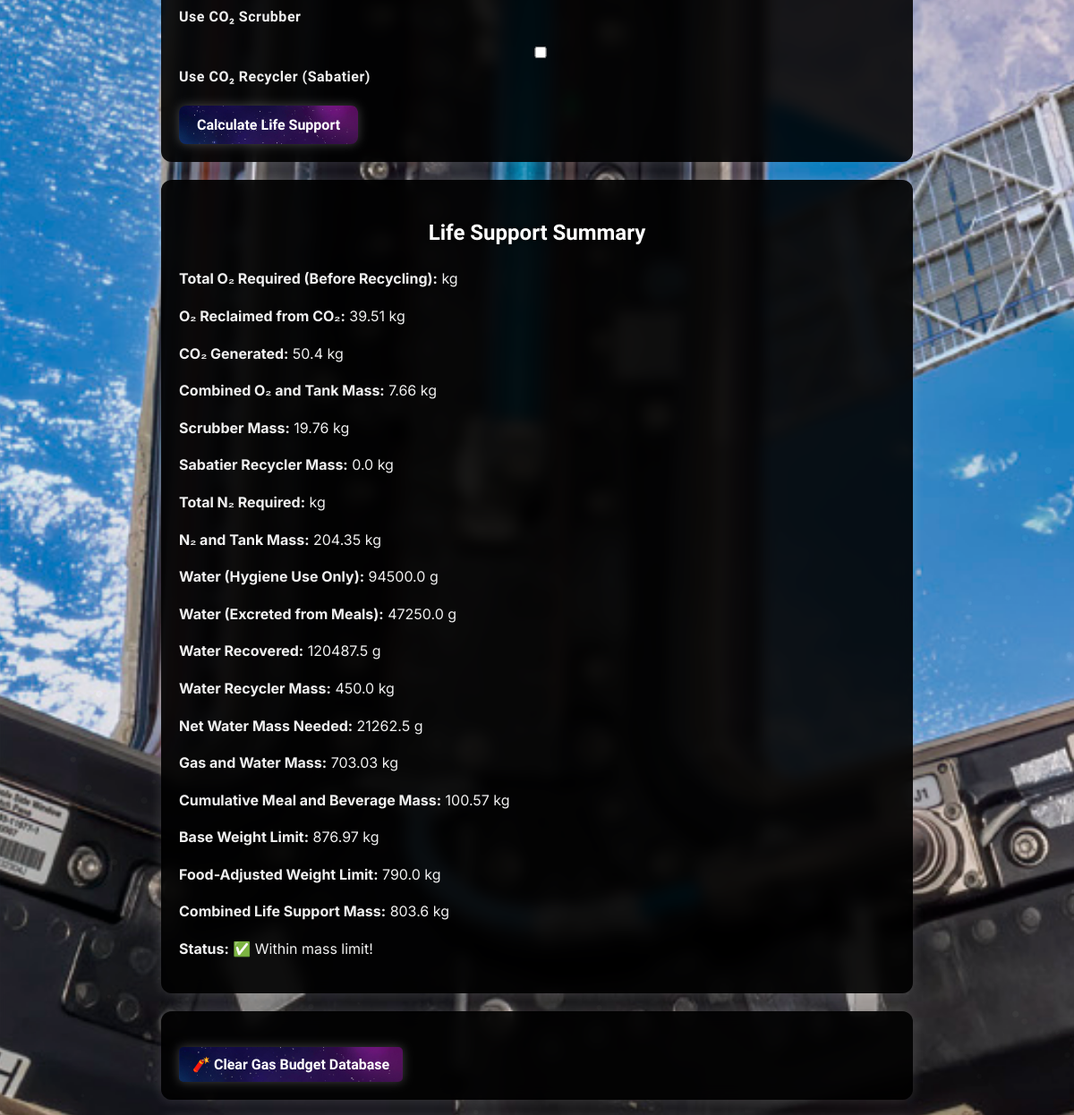
Before: / (middle part) with the older database file.
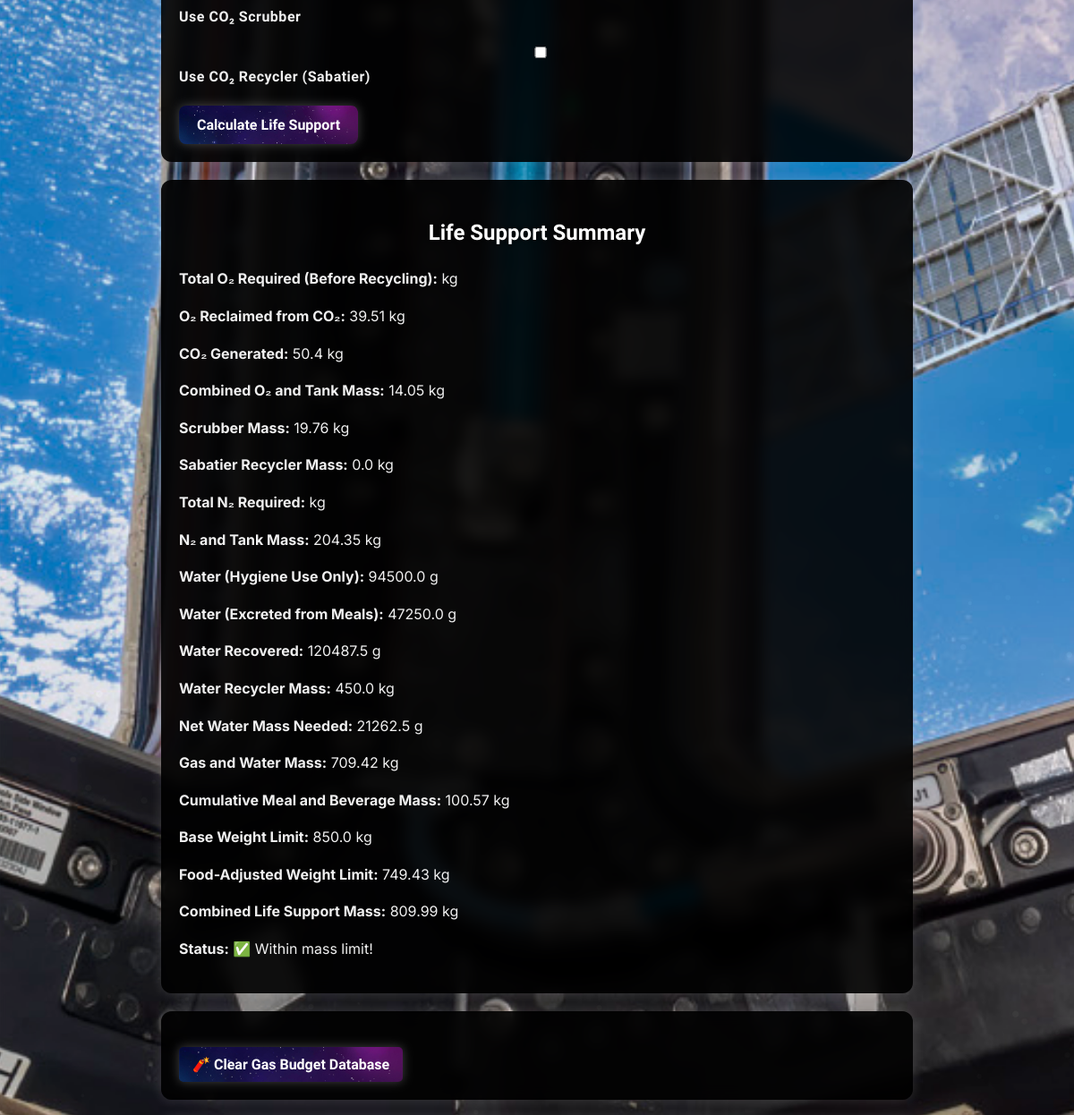
After: the same page with the newer database file.
### tables this page shows
CREATE TABLE gas_masses (
            id INTEGER PRIMARY KEY AUTOINCREMENT,
            timestamp TEXT,
            duration INTEGER,
            crew_count INTEGER,
            body_masses TEXT,
            activity TEXT,
            oxygen_tank_weight_per_kg REAL,
            co2_generated REAL,
            o2_required_kg REAL,
            o2_reclaimed REAL,
            o2_tank_mass REAL,
            scrubber_mass REAL,
            recycler_mass REAL,
            total_gas_mass REAL,
            use_scrubber BOOLEAN,
            use_recycler BOOLEAN,
            co2_scrubber_efficiency REAL,
            scrubber_weight_per_kg REAL,
            co2_recycler_efficiency REAL,
            recycler_weight REAL,
            within_limit BOOLEAN,
            weight_limit REAL,
            nitrogen_tank_weight_per_kg REAL,
            n2_required_kg REAL,
            n2_tank_mass REAL,
            hygiene_water_per_day REAL,
            water_hygiene_raw REAL,
            water_excretion REAL,
            water_recovered REAL,
            water_net REAL,
            use_water_recycler BOOLEAN,
            water_recycler_efficiency REAL,
            cumulative_meal_mass REAL,
            combined_life_support_mass REAL,
            water_recycler_mass REAL,
            total_life_support_mass REAL,
            base_weight_limit REAL
        );

### app.py (the view, shortened to what this page needs)
@app.route('/', methods=['GET', 'POST'])
def index():
    load_sufficiency_map = None
    results = {}
    crew_records = fetch_all_records(DB_PATH, TABLE_NAME)
    record = get_latest_gas_budget_record()
    if record:
        status = "✅ Within mass limit!" if record['within_limit'] else "❌ Exceeds mass limit!"
        status_color = "green" if record['within_limit'] else "red"
    try:
        gas_mass, weight_limit, _ = get_latest_gas_mass()
        meal_mass = get_cumulative_meal_mass()
        combined_mass = round(gas_mass + meal_mass, 2)
        results.update({
            'live_gas_mass': gas_mass,
            'live_meal_mass': meal_mass,
            'live_combined_mass': combined_mass,
            'live_weight_limit': weight_limit,
            'live_over_limit': (
                combined_mass is not None and
                weight_limit is not None and
                combined_mass < weight_limit
            )
        })
        if record:
            total_gas_mass = record.get('total_life_support_mass')
            if total_gas_mass is None:
                total_gas_mass = gas_mass
            cumulative_meal_mass = meal_mass
            combined_life_support_mass = round(total_gas_mass + cumulative_meal_mass, 2)
            base_limit = record.get('base_weight_limit')
            if base_limit is None:
                base_limit = weight_limit
            results.update({
                'duration': record.get('duration'),
                'crew_count': record.get('crew_count'),
                'activity': record.get('activity'),
                'total_life_support_mass': total_gas_mass,
                'cumulative_meal_mass': cumulative_meal_mass,
                'combined_life_support_mass': combined_life_support_mass,
                'live_gas_mass': total_gas_mass,
                'live_meal_mass': cumulative_meal_mass,
                'live_combined_mass': combined_life_support_mass,
                'base_weight_limit': base_limit,
                'live_weight_limit': base_limit,
                'adjusted_weight_limit': record.get('weight_limit'),
                'live_over_limit': (
                    combined_life_support_mass is not None and
                    base_limit is not None and
                    combined_life_support_mass < base_limit + 0.1
                ),
                'o2_required': record.get('o2_required_kg'),
                'o2_reclaimed': record.get('o2_reclaimed'),
                'co2_generated': record.get('co2_generated'),
                'o2_tank_mass': record.get('o2_tank_mass'),
                'scrubber_mass': record.get('scrubber_mass'),
                'recycler_mass': record.get('recycler_mass'),
                'use_scrubber': record.get('use_scrubber'),
                'use_recycler': record.get('use_recycler'),
                'n2_required': record.get('n2_required_kg'),
                'n2_tank_mass': record.get('n2_tank_mass'),
                'water_hygiene_raw': record.get('water_hygiene_raw'),
                'water_excretion': record.get('water_excretion'),
                'water_recovered': record.get('water_recovered'),
                'water_net': record.get('water_net'),
                'water_recycler_mass': record.get('water_recycler_mass'),
                'use_water_recycler': record.get('use_water_recycler'),
                'timestamp': record.get('timestamp')
            })
    except Exception as e:
        results = {'error': str(e)}
    return render_template('index.html', results=results, crew=crew_records, status=status, status_color=status_color)

### db_utils.py (called while the page is built)
def fetch_all_records(db_path, table_name):
    conn = sqlite3.connect(db_path)
    df = pd.read_sql_query(f"SELECT * FROM {table_name}", conn)
    conn.close()
    return df

def get_latest_gas_mass():
    import sqlite3
    conn = sqlite3.connect("gas_budget.db")
    conn.row_factory = sqlite3.Row  # Required for name-based access
    cursor = conn.cursor()
    cursor.execute("""
        SELECT total_gas_mass, weight_limit, base_weight_limit
        FROM gas_masses
        ORDER BY id DESC
        LIMIT 1
    """)
    row = cursor.fetchone()
    conn.close()
    if row:
        gas_mass = row["total_gas_mass"]
        weight_limit = row["weight_limit"]
        base_weight_limit = row["base_weight_limit"]
        return gas_mass, weight_limit, base_weight_limit
    else:
        return 0, 0, 0

def get_cumulative_meal_mass(meal_db_path='meal_schedule.db'):
    import sqlite3
    try:
        conn = sqlite3.connect(meal_db_path)
        cursor = conn.cursor()
        cursor.execute("SELECT SUM(food_grams + beverage_grams) FROM daily_meals")
        result = cursor.fetchone()[0]
        conn.close()
        return round(result / 1000.0, 2) if result else 0.0  # grams → kg
    except Exception as e:
        print(f"Error calculating cumulative meal mass: {e}")
        return 0.0

### templates/index.html (shortened to what this page needs)
<!DOCTYPE html>
<html lang="en">
<head>
</head>
<body>
    <form method="POST">
        <label>
            <input type="checkbox" id="use_scrubber" name="use_scrubber" onchange="toggleCO2Options()"> Use CO₂ Scrubber
        </label>
        <label>
            <input type="checkbox" id="use_recycler" name="use_recycler" onchange="toggleCO2Options()"> Use CO₂ Recycler (Sabatier)
        </label>
        <button type="submit">Calculate Life Support</button>
    </form>
    {% if results %}
        <div class="results">
            {% if results.error %}
                <div class="error">{{ results.error }}</div>
            {% else %}
                <h2>Life Support Summary</h2>
                <p><strong>Total O₂ Required (Before Recycling):</strong> {{ results.o2_required_kg }} kg</p>
                <p><strong>O₂ Reclaimed from CO₂:</strong> {{ results.o2_reclaimed }} kg</p>
                <p><strong>CO₂ Generated:</strong> {{ results.co2_generated }} kg</p>
                <p><strong>Combined O₂ and Tank Mass:</strong> {{ results.o2_tank_mass }} kg</p>
                <p><strong>Scrubber Mass:</strong> {{ results.scrubber_mass }} kg</p>
                <p><strong>Sabatier Recycler Mass:</strong> {{ results.recycler_mass }} kg</p>
                <p><strong>Total N₂ Required:</strong> {{ results.n2_required_kg }} kg</p>
                <p><strong>N₂ and Tank Mass:</strong> {{ results.n2_tank_mass }} kg</p>
                <p><strong>Water (Hygiene Use Only):</strong> {{ results.water_hygiene_raw }} g</p>
                <p><strong>Water (Excreted from Meals):</strong> {{ results.water_excretion }} g</p>
                <p><strong>Water Recovered:</strong> {{ results.water_recovered }} g</p>
                <p><strong>Water Recycler Mass:</strong> {{ results.water_recycler_mass }} kg</p>
                <p><strong>Net Water Mass Needed:</strong> {{ results.water_net }} g</p>
                <p><strong>Gas and Water Mass:</strong> {{ results.get('total_life_support_mass', 'N/A') }} kg</p>
                <p><strong>Cumulative Meal and Beverage Mass:</strong> {{ results.cumulative_meal_mass }} kg</p>
                <p><strong>Base Weight Limit:</strong> {{ results.base_weight_limit }} kg</p>
                <p><strong>Food-Adjusted Weight Limit:</strong> {{ results.adjusted_weight_limit }} kg</p>
                <p><strong>Combined Life Support Mass:</strong> {{ results.combined_life_support_mass }} kg</p>
                <p><strong>Status:</strong>
                {% if results.live_over_limit %}
                    ✅ Within mass limit!
                {% endif %}
                </p>
            {% endif %}
        </div>
    {% endif %}
    <form action="{{ url_for('clear_database') }}" method="get" onsubmit="return confirm('Are you sure you want to clear the gas budget database?');">
        <button type="submit" style="margin-top: 20px; padding: 10px 15px; background-color: #c62828; color: white; border: none; border-radius: 5px; cursor: pointer;">
            🧨 Clear Gas Budget Database
        </button>
    </form>
</body>
<link rel="stylesheet" href="{{ url_for('static', filename='css/base.css') }}">
</html>

### static/css/base.css (style rules this page uses)
body { margin: 0; padding: 40px; font-family: 'Inter', sans-serif; color: #f0f0f0; background: url('/static/images/cupola-audio-terminal-unit.jpg') no-repeat center center fixed; background-size: cover; }
h1, h2, h3 { font-family: 'Orbitron', sans-serif; text-align: center; color: #ffffff; text-shadow: 0 0 8px rgba(0, 0, 0, 0.85); }
.results, form, .card { background-color: rgba(0, 0, 0, 0.65); backdrop-filter: blur(8px); padding: 20px; margin: 20px auto; max-width: 800px; border-radius: 12px; box-shadow: 0 0 14px rgba(255, 255, 255, 0.15); font-family: 'Inter', sans-serif; font-size: 16px; line-height: 1.6; }
label { display: block; margin-top: 15px; font-weight: 600; font-family: 'Orbitron', sans-serif; letter-spacing: 0.5px; }
input, select { width: 100%; padding: 10px; margin-top: 5px; background: #0d0d0d; color: #f9f9f9; border: 1px solid #444; border-radius: 6px; }
button { background-image: url('/static/images/beautiful-space-background-vector.jpg'); background-size: cover; background-position: center; color: #ffffff; font-family: 'Orbitron', sans-serif; font-size: 16px; font-weight: bold; padding: 12px 20px; border: none; border-radius: 8px; margin-top: 20px; cursor: pointer; box-shadow: 0 0 12px rgba(255, 255, 255, 0.25); transition: all 0.3s ease; }
body::after { content: ""; position: fixed; inset: 0; background: url('/static/images/beautiful-space-background-vector.jpg') repeat; opacity: 0.04; animation: drift 180s linear infinite; z-index: 0; pointer-events: none; }

### templates/index.html (style rules this page uses)
body { font-family: 'Orbitron', sans-serif; margin: 0; padding: 40px; background-image: url('/static/images/cupola-audio-terminal-unit.jpg'); background-size: cover; background-attachment: scroll; background-position: center; color: #fff; z-index: 0; }
form, .results, .crew-table, #title-wrapper, h1, h2, table, button, label { position: relative; z-index: 5; }
h1, h2 { text-align: center; color: #ffffff; text-shadow: 0 0 8px #000; }
form { background-color: #0a0a0a; background-image: linear-gradient(rgba(0, 0, 0, 0.65), rgba(0, 0, 0, 0.65)); padding: 20px; margin: 20px auto; max-width: 800px; border-radius: 12px; box-shadow: 0 0 10px rgba(255, 255, 255, 0.1); position: relative; z-index: 5; }
label { display: block; margin-top: 15px; }
input, select { width: 100%; padding: 8px; margin-top: 5px; background: #111; color: #fff; border: 1px solid #444; border-radius: 6px; }
button { margin-top: 20px; padding: 12px 20px; font-size: 16px; background-image: url('/static/images/beautiful-space-background-vector.jpg'); background-size: cover; color: white; border: none; border-radius: 8px; font-weight: bold; box-shadow: 0 0 10px rgba(255, 255, 255, 0.4); transition: 0.3s ease; cursor: pointer; }
.results, .crew-table { background-color: #0b0b0b; background-image: linear-gradient(rgba(0, 0, 0, 0.7), rgba(0, 0, 0, 0.7)); backdrop-filter: none; z-index: 5; }

Changed rows visible on the page:
removed gas_masses: o2_reclaimed "39.51", co2_generated "50.4", o2_tank_mass "7.66", scrubber_mass "19.76", recycler_mass "0.0", n2_tank_mass "204.35", water_hygiene_raw "94500.0", water_excretion "47250.0", water_recovered "120487.5", water_recycler_mass "450.0", water_net "21262.5", get "703.03", base_weight_limit "876.97", adjusted_weight_limit "790.0"
added gas_masses: o2_reclaimed "39.51", co2_generated "50.4", o2_tank_mass "14.05", scrubber_mass "19.76", recycler_mass "0.0", n2_tank_mass "204.35", water_hygiene_raw "94500.0", water_excretion "47250.0", water_recovered "120487.5", water_recycler_mass "450.0", water_net "21262.5", get "709.42", base_weight_limit "850.0", adjusted_weight_limit "749.43"
Other visible differences:
{{ results.combined_life_support_mass }}: "803.6" → "809.99"
